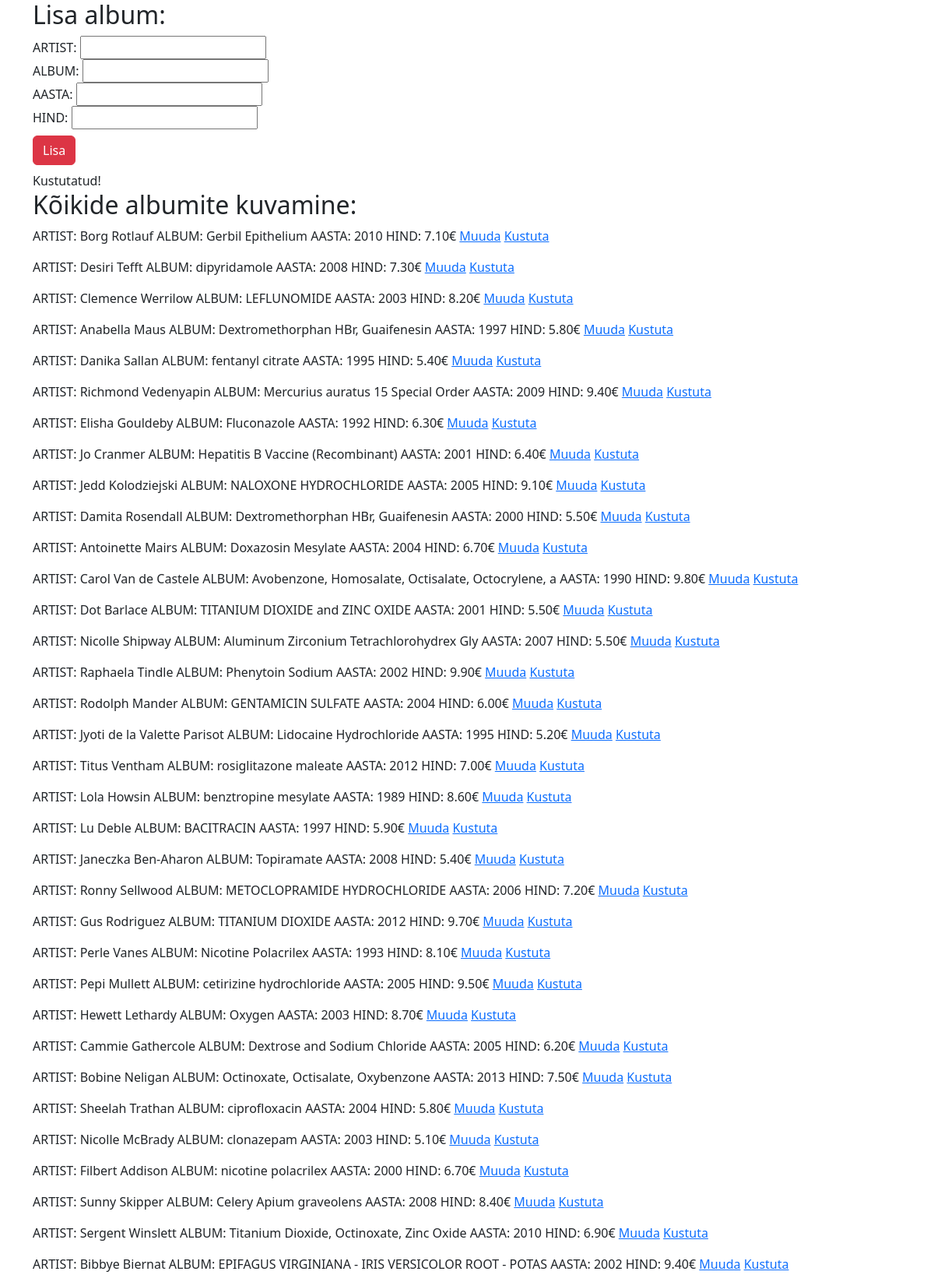
/h3.php?action=kustuta&id=2 (upper part), run on the app's committed database.
### tables this page shows
CREATE TABLE `albumid1` (
  `id` int(11) NOT NULL,
  `artist` varchar(30) NOT NULL,
  `album` varchar(50) NOT NULL,
  `aasta` year(4) NOT NULL,
  `hind` decimal(10,2) NOT NULL
);

### h3.php (the view, shortened to what this page needs)
<?php include ("config.php"); ?>
<!DOCTYPE html>
<html lang="en">
<head>
    <link href="https://cdn.jsdelivr.net/npm/bootstrap@5.3.2/dist/css/bootstrap.min.css" rel="stylesheet">
</head>
    <body>
        <div class="container">
        <h2>Lisa album:</h2>
        <form action="#" method="get">
            <label for="artist">ARTIST:</label>
            <input type="text" name="artist" id="artist"><br>
            <label for="album">ALBUM:</label>
            <input type="text" name="album" id="album"><br>
            <label for="aasta">AASTA:</label>
            <input type="number" name="aasta" id="aasta"><br>
            <label for="hind">HIND:</label>
            <input type="number" name="hind" id="hind"><br>
            <input type="submit" class="btn btn-danger my-2" value="Lisa">
        </form>
        <?php
        if(isset($_GET['action']) && $_GET['action'] == 'kustuta' && isset($_GET['id'])) {
            $id = $_GET['id'];
            $kustutasql = "DELETE FROM albumid1 WHERE id=$id";
            if ($yhendus->query($kustutasql) === TRUE) {
                echo "Kustutatud!";
            }
        }
                ?>
                <?php
        $sql = "SELECT * FROM albumid1";
        $result = $yhendus->query($sql);
        if ($result->num_rows > 0) {
            echo "<h2>Kõikide albumite kuvamine:</h2>";
            while($row = $result->fetch_assoc()) {
                echo "<p>";
                echo "ARTIST: " . $row["artist"] . " ALBUM: " . $row["album"] . " AASTA: " . $row["aasta"] . " HIND: " . $row["hind"] . "€";
                echo " <a href='?action=muuda&id=" . $row["id"] . "'>Muuda</a>";
                echo " <a href='?action=kustuta&id=" . $row["id"] . "' onclick=\"return confirm('Oled sa selles kindel?');\">Kustuta</a>";
                echo "</p>";
            }
        }
        ?>
        </div>
    </body>
</html>

### data on the page
albumid1: artist "Borg Rotlauf", album "Gerbil Epithelium", aasta "2010", hind "7.10"
albumid1: artist "Desiri Tefft", album "dipyridamole", aasta "2008", hind "7.30"
albumid1: artist "Clemence Werrilow", album "LEFLUNOMIDE", aasta "2003", hind "8.20"
albumid1: artist "Anabella Maus", album "Dextromethorphan HBr, Guaifenesin", aasta "1997", hind "5.80"
albumid1: artist "Danika Sallan", album "fentanyl citrate", aasta "1995", hind "5.40"
albumid1: artist "Richmond Vedenyapin", album "Mercurius auratus 15 Special Order", aasta "2009", hind "9.40"
albumid1: artist "Elisha Gouldeby", album "Fluconazole", aasta "1992", hind "6.30"
albumid1: artist "Jo Cranmer", album "Hepatitis B Vaccine (Recombinant)", aasta "2001", hind "6.40"
albumid1: artist "Jedd Kolodziejski", album "NALOXONE HYDROCHLORIDE", aasta "2005", hind "9.10"
albumid1: artist "Damita Rosendall", album "Dextromethorphan HBr, Guaifenesin", aasta "2000", hind "5.50"
albumid1: artist "Antoinette Mairs", album "Doxazosin Mesylate", aasta "2004", hind "6.70"
albumid1: artist "Carol Van de Castele", album "Avobenzone, Homosalate, Octisalate, Octocrylene, a", aasta "1990", hind "9.80"
albumid1: artist "Dot Barlace", album "TITANIUM DIOXIDE and ZINC OXIDE", aasta "2001", hind "5.50"
albumid1: artist "Nicolle Shipway", album "Aluminum Zirconium Tetrachlorohydrex Gly", aasta "2007", hind "5.50"
albumid1: artist "Raphaela Tindle", album "Phenytoin Sodium", aasta "2002", hind "9.90"
albumid1: artist "Rodolph Mander", album "GENTAMICIN SULFATE", aasta "2004", hind "6.00"
albumid1: artist "Jyoti de la Valette Parisot", album "Lidocaine Hydrochloride", aasta "1995", hind "5.20"
albumid1: artist "Titus Ventham", album "rosiglitazone maleate", aasta "2012", hind "7.00"
albumid1: artist "Lola Howsin", album "benztropine mesylate", aasta "1989", hind "8.60"
albumid1: artist "Lu Deble", album "BACITRACIN", aasta "1997", hind "5.90"
albumid1: artist "Janeczka Ben-Aharon", album "Topiramate", aasta "2008", hind "5.40"
albumid1: artist "Ronny Sellwood", album "METOCLOPRAMIDE HYDROCHLORIDE", aasta "2006", hind "7.20"
albumid1: artist "Gus Rodriguez", album "TITANIUM DIOXIDE", aasta "2012", hind "9.70"
albumid1: artist "Perle Vanes", album "Nicotine Polacrilex", aasta "1993", hind "8.10"
albumid1: artist "Pepi Mullett", album "cetirizine hydrochloride", aasta "2005", hind "9.50"
albumid1: artist "Hewett Lethardy", album "Oxygen", aasta "2003", hind "8.70"
albumid1: artist "Cammie Gathercole", album "Dextrose and Sodium Chloride", aasta "2005", hind "6.20"
albumid1: artist "Bobine Neligan", album "Octinoxate, Octisalate, Oxybenzone", aasta "2013", hind "7.50"
albumid1: artist "Sheelah Trathan", album "ciprofloxacin", aasta "2004", hind "5.80"
albumid1: artist "Nicolle McBrady", album "clonazepam", aasta "2003", hind "5.10"
albumid1: artist "Filbert Addison", album "nicotine polacrilex", aasta "2000", hind "6.70"
albumid1: artist "Sunny Skipper", album "Celery Apium graveolens", aasta "2008", hind "8.40"
albumid1: artist "Sergent Winslett", album "Titanium Dioxide, Octinoxate, Zinc Oxide", aasta "2010", hind "6.90"
albumid1: artist "Bibbye Biernat", album "EPIFAGUS VIRGINIANA - IRIS VERSICOLOR ROOT - POTAS", aasta "2002", hind "9.40"
